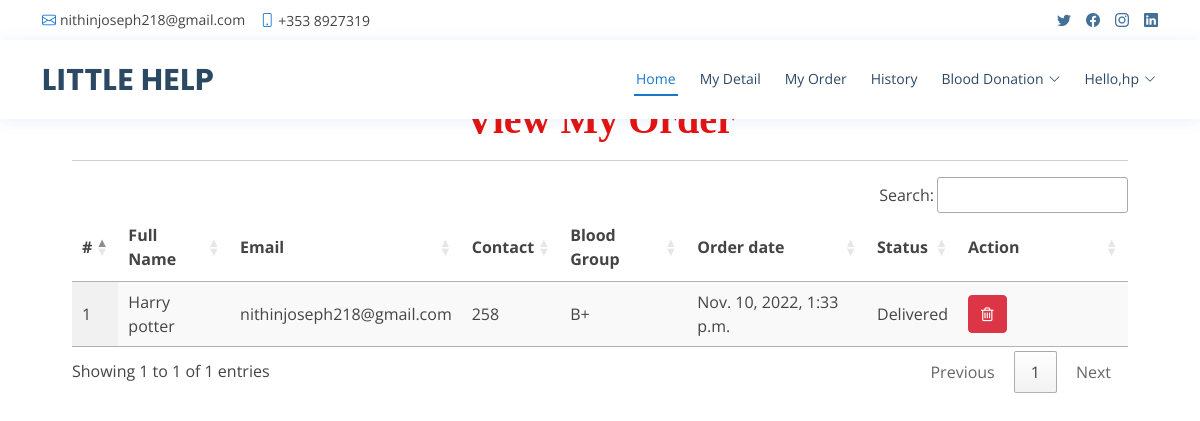
The app's page /my_order (signed in) with its own data.
### blood_app/models.py (models this page shows, shortened)
class Order(models.Model):
    status = models.CharField(max_length=100, null=True, blank=True)
    user = models.ForeignKey(UserProfile, on_delete=models.CASCADE, null=True, blank=True)
    blood_donation = models.ForeignKey(Blood_Donation, on_delete=models.CASCADE, null=True, blank=True)
    amount = models.CharField(max_length=100, null=True, blank=True)
    created = models.DateTimeField(auto_now=True,null=True)

class UserProfile(models.Model):
    user = models.ForeignKey(User, on_delete=models.CASCADE, null=True)
    contact = models.CharField(max_length=100, null=True)
    address = models.CharField(max_length=100, null=True)
    blood_group = models.ForeignKey(Category, on_delete=models.CASCADE, null=True, blank=True)
    dob = models.DateField(null=True)
    image = models.FileField(null=True)

class Blood_Donation(models.Model):
    status = models.CharField(max_length=100, null=True, blank=True)
    user = models.ForeignKey(UserProfile, on_delete=models.CASCADE, null=True, blank=True)
    blood_group = models.ForeignKey(Category, on_delete=models.CASCADE, null=True, blank=True)
    place = models.CharField(max_length=100, null=True, blank=True)
    purpose = models.CharField(max_length=100, null=True, blank=True)
    created = models.DateTimeField(auto_now=True,null=True)
    active = models.BooleanField(null=True, blank=True, default=False)

class Category(models.Model):
    name = models.CharField(max_length=100, null=True, blank=True)

### blood_app/views.py (the view)
# urls.py: path('my_order', my_order, name='my_order'),
def my_order(request):
    user = UserProfile.objects.get(user=request.user)
    data = Order.objects.filter(user=user)
    return render(request, "my_order.html",{'data':data})

### blood_app/templates/my_order.html
{% extends 'index.html' %}
{% load static %}
{% block body %}
<div class="container-fluid" style="width:90%;margin-top:8%">
                    <div class="container-fluid">
                        <h1 align="center" style="font-weight:bold;font-family : 'Monotype Corsiva' ; color : #E6120E ;margin-top:4%">View My Order</h1>
                         </div><hr>
                                <table id="example" class="display" style="width:100%">
                                  <thead>
                                    <tr>
                                      <th>#</th>
                                      <th>Full Name</th>
                                      <th>Email</th>
                                      <th>Contact</th>
                                      <th>Blood Group</th>
                                      <th>Order date</th>
                                      <th>Status</th>
                                      <th>Action</th>
                                  </tr>
                              </thead>
                              <tbody>
                              {% for i in data %}
                                <tr>
                                  <td>{{forloop.counter}}</td>
                                  <td>{{i.user.user.first_name}} {{i.user.user.last_name}}</td>
                                  <td>{{i.user.user.email}}</td>
                                  <td>{{i.user.contact}}</td>
                                  <td>{{i.blood_donation.blood_group.name}}</td>
                                  <td>{{i.created}}</td>
                                    <td>{{i.status}}
                                  </td>
                                    <td style="width:150px">
                                      <a href="{% url 'delete_order' i.id %}" ><button class="btn btn-danger" onclick="return confirm('Are you sure?')"><i class="fa fa-trash-o"></i></button></a></td>
                              </tr>
                              {% endfor %}
                          </tbody>
                      </table>
                  </div>
{% endblock %}

### blood_app/templates/index.html (shortened to what this page needs)
<!DOCTYPE html>
<html lang="en">
  {% load static %}
<head>
  <link href="{% static 'vendor/fontawesome-free/css/all.min.css' %}" rel="stylesheet">
  <link href="{% static 'vendor/animate.css/animate.min.css' %}" rel="stylesheet">
  <link href="{% static 'vendor/bootstrap/css/bootstrap.min.css' %}" rel="stylesheet">
  <link href="{% static 'vendor/bootstrap-icons/bootstrap-icons.css' %}" rel="stylesheet">
  <link href="{% static 'vendor/boxicons/css/boxicons.min.css' %}" rel="stylesheet">
  <link href="{% static 'vendor/glightbox/css/glightbox.min.css' %}" rel="stylesheet">
  <link href="{% static 'vendor/remixicon/remixicon.css' %}" rel="stylesheet">
  <link href="{% static 'vendor/swiper/swiper-bundle.min.css' %}" rel="stylesheet">
  <link href="{% static 'css/style.css' %}" rel="stylesheet">
  <link rel="stylesheet" href="https://cdnjs.cloudflare.com/ajax/libs/font-awesome/4.7.0/css/font-awesome.min.css">
  <link rel='stylesheet' type='text/css' href="https://cdn.datatables.net/1.10.21/css/jquery.dataTables.min.css">
  <link rel='stylesheet' type='text/css' href="https://cdn.datatables.net/buttons/1.6.2/css/buttons.dataTables.min.css">
</head>
<body>
  <div id="topbar" class="d-flex align-items-center fixed-top">
    <div class="container d-flex justify-content-between">
      <div class="contact-info d-flex align-items-center">
        <i class="bi bi-envelope"></i> <a href="nithinjoseph218@gmail.com">nithinjoseph218@gmail.com</a>
        <i class="bi bi-phone"></i> +353 8927319
      </div>
      <div class="d-none d-lg-flex social-links align-items-center">
        <a href="#" class="twitter"><i class="bi bi-twitter"></i></a>
        <a href="#" class="facebook"><i class="bi bi-facebook"></i></a>
        <a href="#" class="instagram"><i class="bi bi-instagram"></i></a>
        <a href="#" class="linkedin"><i class="bi bi-linkedin"></i></i></a>
      </div>
    </div>
  </div>
  <header id="header" class="fixed-top">
    <div class="container d-flex align-items-center">
      <h1 class="logo me-auto"><a href="index.html">LITTLE HELP</a></h1>
      {% if request.user.is_staff %}
      <nav id="navbar" class="navbar order-last order-lg-0">
        <ul>
          <li><a class="nav-link scrollto active" href="{% url 'admin_home' %}">Home</a></li>
          <li class="dropdown"><a href="#"><span>Category</span> <i class="bi bi-chevron-down"></i></a>
            <ul>
              <li><a href="/add_category">Add Blood Category</a></li>
              <li><a href="/view_category">View Blood Category</a></li>
            </ul>
          </li>
          <li><a class="nav-link scrollto" href="/view_user">Users</a></li>
          <li><a class="nav-link scrollto" href="/all_order">All Order</a></li>
          <li class="dropdown"><a href="#"><span>Blood Donation</span> <i class="bi bi-chevron-down"></i></a>
            <ul>
              <li><a href="/request_blood">Request for Blood</a></li>
              <li><a href="/donator_blood">Donate for Blood</a></li>
            </ul>
          </li>
          <li class="dropdown">
            <a href="#" class="appointment-btn scrollto" style="color: #fff;"><span class="d-none d-md-inline">Welcome,</span> {{request.user.username}} <i class="bi bi-chevron-down"></i></a>
            <ul>
              <li><a href="{% url 'change_password' %}">Password</a></li>
              <li><a href="{% url 'logout' %}">Logout</a></li>
            </ul>
          </li>
        </ul>
        <i class="bi bi-list mobile-nav-toggle"></i>
      </nav>
      {% elif request.user.is_authenticated %}
      <nav id="navbar" class="navbar order-last order-lg-0">
        <ul>
          <li><a class="nav-link scrollto active" href="{% url 'home' %}">Home</a></li>
          <li><a class="nav-link scrollto" href="/profile">My Detail</a></li>
          <li><a class="nav-link scrollto" href="/my_order">My Order</a></li>
          <li><a class="nav-link scrollto" href="/history">History</a></li>
          <li class="dropdown"><a href="#"><span>Blood Donation</span> <i class="bi bi-chevron-down"></i></a>
          </li>
          <li class="dropdown"><a href="#"><span>Hello,{{request.user.username}}</span> <i class="bi bi-chevron-down"></i></a>
          </li>
        </ul>
      </nav>
      {% endif %}
  </header>
  <div class="mt-5 mb-5" style="margin-top:14%">
  {% block body %}
  {% endblock %}
  </div>
</body>
</html>

### blood_app/static/css/style.css (style rules this page uses)
body { font-family: "Open Sans", sans-serif; color: #444444; }
a { color: #1977cc; text-decoration: none; }
h1, h2, h3, h4, h5, h6 { font-family: "Raleway", sans-serif; }
#topbar { background: #fff; height: 40px; font-size: 14px; transition: all 0.5s; z-index: 996; }
#topbar .contact-info a { line-height: 1; color: #444444; transition: 0.3s; }
#topbar .contact-info i { color: #1977cc; padding-right: 4px; margin-left: 15px; line-height: 0; }
#topbar .contact-info i:first-child { margin-left: 0; }
#topbar .social-links a { color: #437099; padding-left: 15px; display: inline-block; line-height: 1px; transition: 0.3s; }
#topbar .social-links a:first-child { border-left: 0; }
#header { background: #fff; transition: all 0.5s; z-index: 997; padding: 15px 0; top: 40px; box-shadow: 0px 2px 15px rgba(25, 119, 204, 0.1); }
#header .logo { font-size: 30px; margin: 0; padding: 0; line-height: 1; font-weight: 700; letter-spacing: 0.5px; font-family: "Poppins", sans-serif; }
#header .logo a { color: #2c4964; }
.navbar { padding: 0; }
.navbar ul { margin: 0; padding: 0; display: flex; list-style: none; align-items: center; }
.navbar li { position: relative; }
.navbar>ul>li { position: relative; white-space: nowrap; padding: 8px 0 8px 20px; }
.navbar a, .navbar a:focus { display: flex; align-items: center; justify-content: space-between; font-size: 14px; color: #2c4964; white-space: nowrap; transition: 0.3s; border-bottom: 2px solid #fff; padding: 5px 2px; }
.navbar a i, .navbar a:focus i { font-size: 12px; line-height: 0; margin-left: 5px; }
.navbar a:hover, .navbar .active, .navbar .active:focus, .navbar li:hover>a { color: #1977cc; border-color: #1977cc; }

### records on screen
Order: user.user.first_name "Harry", user.user.last_name "potter", user.user.email "nithinjoseph218@gmail.com", user.contact "258", blood_donation.blood_group.name "B+", created "Nov. 10, 2022, 1:33 p.m.", status "Delivered"

### other values on screen
{{ request.user.username }} "hp"
